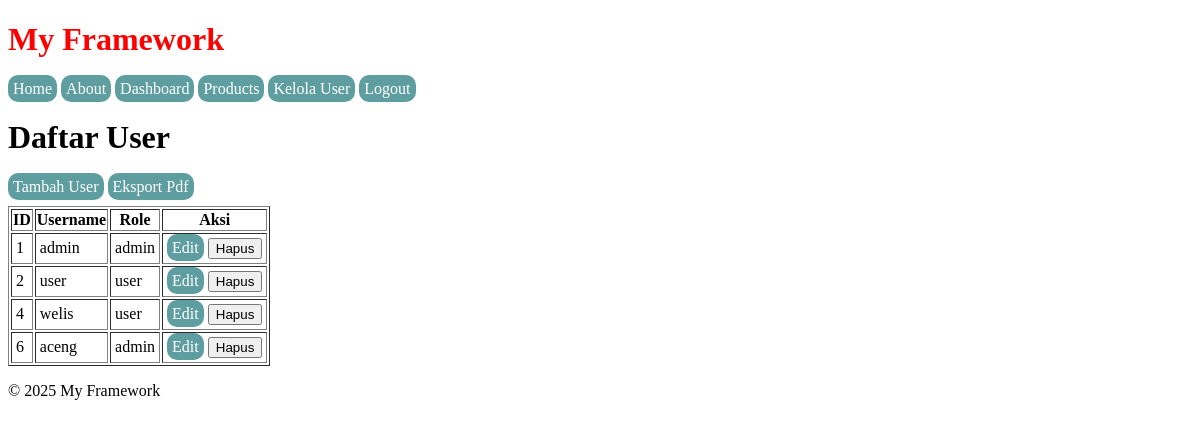
Page /admin/users (signed in) on the committed database.
### tables this page shows
CREATE TABLE `users` (
  `id` int NOT NULL,
  `username` varchar(100) NOT NULL,
  `password` varchar(255) NOT NULL,
  `role` enum('user','admin') DEFAULT 'user',
  `created_at` timestamp NOT NULL DEFAULT CURRENT_TIMESTAMP
);

### app/Controllers/UserController.php (called while the page is built, shortened)
<?php
class UserController
{
    public function index()
    {
        $user = new User();
        $users = $user->getAll();
        return View::render('admin/users/index', ['users' => $users], 'app');
    }
}

### public/index.php (called while the page is built, shortened)
<?php
require __DIR__ . '/../core/Router.php';
require __DIR__ . '/../routes/web.php';
$uri = parse_url($_SERVER['REQUEST_URI'], PHP_URL_PATH);
$method = $_SERVER['REQUEST_METHOD'];
try {
    $router->dispatch($uri, $method);
} catch (\Exception $e) {
    http_response_code(404);
    require __DIR__ . '/../app/Views/404.php';
    exit;
}

### config/database.php (called while the page is built)
<?php
return [
    'host' => 'localhost',
    'dbname' => 'my_framework',
    'username' => 'root',
    'password' => ''
];

### core/Model.php (called while the page is built, shortened)
<?php
class Model
{
    protected $pdo;
    public function __construct()
    {
        $config = require __DIR__ . '/../config/database.php';
        try {
            $this->pdo = new PDO(
                "mysql:host={$config['host']};dbname={$config['dbname']}",
                $config['username'],
                $config['password']
            );
            $this->pdo->setAttribute(PDO::ATTR_ERRMODE, PDO::ERRMODE_EXCEPTION);
        } catch (PDOException $e) {
            die("Koneksi database gagal: " . $e->getMessage());
        }
    }
    public function query($sql, $params = [])
    {
        $stmt = $this->pdo->prepare($sql);
        $stmt->execute($params);
        return $stmt;
    }
}

### app/Models/User.php (called while the page is built, shortened)
<?php
class User extends Model
{
    protected $table = 'users';
    public function getAll()
    {
        return $this->query("SELECT * FROM {$this->table}");
    }
}

### app/Views/admin/users/index.php (the view)
<h1>Daftar User</h1>
<a href="/admin/users/create">Tambah User</a>
<a href="/admin/users/export-pdf" target="_blank">Eksport Pdf</a>
<table border="1" style="margin-top: 10px;">
    <thead>
        <tr>
            <th>ID</th>
            <th>Username</th>
            <th>Role</th>
            <th>Aksi</th>
        </tr>
    </thead>
    <tbody>
        <?php foreach ($users as $user): ?>
            <tr>
                <td><?= htmlspecialchars($user['id']) ?></td>
                <td><?= htmlspecialchars($user['username']) ?></td>
                <td><?= htmlspecialchars($user['role']) ?></td>
                <td>
                    <a href="/admin/users/edit/<?= $user['id'] ?>">Edit</a>
                    <form action="/admin/users/delete/<?= $user['id'] ?>" method="POST" style="display:inline;">
                        <button type="submit">Hapus</button>
                    </form>
                </td>
            </tr>
        <?php endforeach; ?>
    </tbody>
</table>

### core/Router.php (shortened to what this page needs)
<?php
class Router
{
    protected $routes = [];
    public function get($uri, $controller)
    {
        $this->routes['GET'][$uri] = $controller;
    }
    public function post($uri, $controller)
    {
        $this->routes['POST'][$uri] = $controller;
    }
    public function dispatch($uri, $method)
    {
        foreach ($this->routes[$method] as $route => $controllerAction) {
            $routePattern = preg_replace('/\{([a-z]+)\}/', '([^\/]+)', $route);
            if (preg_match("#^$routePattern$#", $uri, $matches)) {
                array_shift($matches);
                list($controller, $action) = explode('@', $controllerAction);
                $controller = "App\\Controllers\\{$controller}";
                $controller = new $controller;
                return call_user_func_array([$controller, $action], $matches);
            }
        }
        throw new \Exception("Route not found.");
    }
}

### public/css/style.css (style rules this page uses)
a { text-decoration: none; padding: 5px; background-color: cadetblue; color: white; border-radius: 10px; }
td { padding: 4px; }

### rows in the picture
users: id "1", username "admin", role "admin"
users: id "2", username "user", role "user"
users: id "4", username "welis", role "user"
users: id "6", username "aceng", role "admin"
